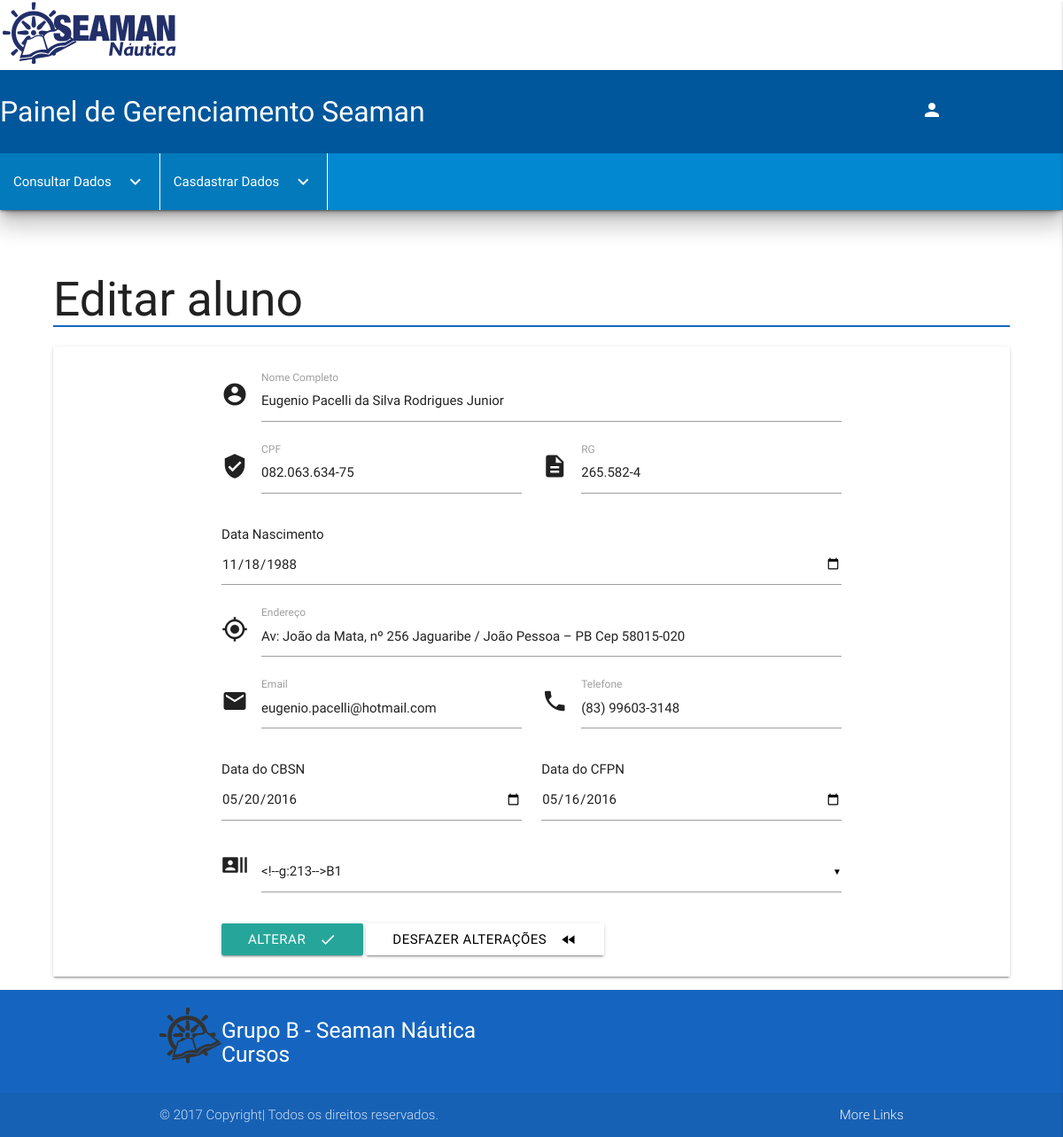
The page /admin.php?pg=editar&id=082.063.634-75 (signed in) on the database its author committed.
### tables this page shows
CREATE TABLE `aluno` (
  `CPF` varchar(14) NOT NULL,
  `telefone` varchar(15) NOT NULL,
  `dataNasci` varchar(10) NOT NULL,
  `unidade` int(11) NOT NULL,
  `email` varchar(50) NOT NULL,
  `rg` varchar(20) NOT NULL,
  `nome` varchar(150) NOT NULL,
  `endereco` varchar(250) NOT NULL,
  `dataCFPN` varchar(10) NOT NULL,
  `dataCBSN` varchar(10) NOT NULL,
  `turma` int(20) NOT NULL
);

### pages/editar.php (the view, shortened to what this page needs)
<h2 style="border-bottom: 2px solid #1565c0;">Editar aluno</h2>
<?php
$pegaId = $_GET['id'];
$selecionaPostsEditar = mysqli_query($link,"SELECT * FROM aluno WHERE cpf = '$pegaId' LIMIT 1");
$linha = mysqli_fetch_array($selecionaPostsEditar);
?>
<?php
$dia = date("d");
$mes = date("m");
$ano = date("Y");
?>
<div class="row card-panel">
	<div class="container">
		<form method="post" enctype="multipart/form-data">
			<div class="input-field col l12">
				<i class="material-icons prefix">account_circle</i>
				<input type="text" name="nome" id="nome" class="validate" value="<?php echo $linha['nome']; ?>">
				<label for="name">Nome Completo</label>
			</div>
			<div class="input-field col l6">
				<i class="material-icons prefix">verified_user</i>
				<input type="text" name="cpf" onkeypress="mascara(this, mcpf)"  maxlength="14" value="<?php echo $linha['CPF']; ?>" class="validate" required/>
				<label for="password">CPF</label>
			</div>
			<div class="input-field col l6">
				<i class="material-icons prefix">description</i>
				<input type="text" name="rg" onkeypress="mascara(this, mrg)" maxlength="17"  value="<?php echo $linha['rg']; ?>" class="validate" required>
				<label for="password">RG</label>
			</div>
			<div class="input-field col s12">
				<?php
				$dataFormatada = trim($linha['dataNasci']);
				if(!empty($dataFormatada)){
					$dataFormatada = date("Y-m-d", strtotime($dataFormatada));} ?>
					<span>Data Nascimento</span>
					<input type="date" name="dataNasc" id="datansc" max="<?php echo $ano.'-'.$mes.'-'.$dia; ?>" value="<?php echo $dataFormatada; ?>" class="validate" required>
				</div>
				<div class="input-field col l12">
					<i class="material-icons prefix">my_location</i>
					<input type="text" name="endereco"  value="<?php echo $linha['endereco']; ?>" class="validate" required>
					<label for="name">Endere&ccedil;o</label>
				</div>
				<div class="input-field col s6">
					<i class="material-icons prefix">email</i>
					<input type="email" name="email" id="email" class="validate" required value="<?php echo $linha['email']; ?>" >
					<label for="email" data-error="formato do e-mail inv&aacute;lido" data-success="formato do e-mail v&aacute;lido">Email</label>
				</div>
				<div class="input-field col s6">
					<i class="material-icons prefix">phone</i>
					<input type="tel" name="telefone" onkeypress="mascara(this, mtel)" maxlength="15" value="<?php echo $linha['telefone']; ?>"  id="tel" class="validate" required>
					<label>Telefone</label>
				</div>
				<div class="input-field col s6">
					<?php
					$dataFormatada = trim($linha['dataCBSN']);
					if(!empty($dataFormatada)){
						$dataFormatada = date("Y-m-d", strtotime($dataFormatada));} ?>
						<span>Data do CBSN</span>
						<input type="date" name="dataCbsn" max="<?php echo $ano.'-'.$mes.'-'.$dia; ?>" value="<?php echo $dataFormatada; ?>" >
					</div>
					<div class="input-field col s6">
						<?php
						$dataFormatada = trim($linha['dataCFPN']);
						if(!empty($dataFormatada)){
							$dataFormatada = date("Y-m-d", strtotime($dataFormatada));} ?>
							<span>Data do CFPN</span>
							<input type="date" name="dataCfpn" max="<?php echo $ano.'-'.$mes.'-'.$dia; ?>" value="<?php echo $dataFormatada; ?>" >
						</div>
						<div class="input-field col s12">
							<i class="material-icons prefix">recent_actors</i>
							</div>
							<div class="input-field col l12">
								<button class="btn waves-effect waves-light" type="submit" name="acao" value="cadastrar">Alterar
									<i class="material-icons right">done</i>
								</button>
								<button class="btn waves-effect waves-teal white black-text" type="reset">Desfazer altera&ccedil;&otilde;es
									<i class="material-icons right">fast_rewind</i>
								</button>
							</div>
						</form>
					</div>
				</div>

### rows shown on the page
aluno: nome "Eugenio Pacelli da Silva Rodrigues Junior", cpf "082.063.634-75", rg "265.582-4", dataNasc "11/18/1988", endereco "Av: João da Mata, nº 256 Jaguaribe / João Pessoa – PB Cep 58015-020", email "eugenio.pacelli@hotmail.com", telefone "(83) 99603-3148", dataCbsn "05/20/2016", dataCfpn "05/16/2016"
